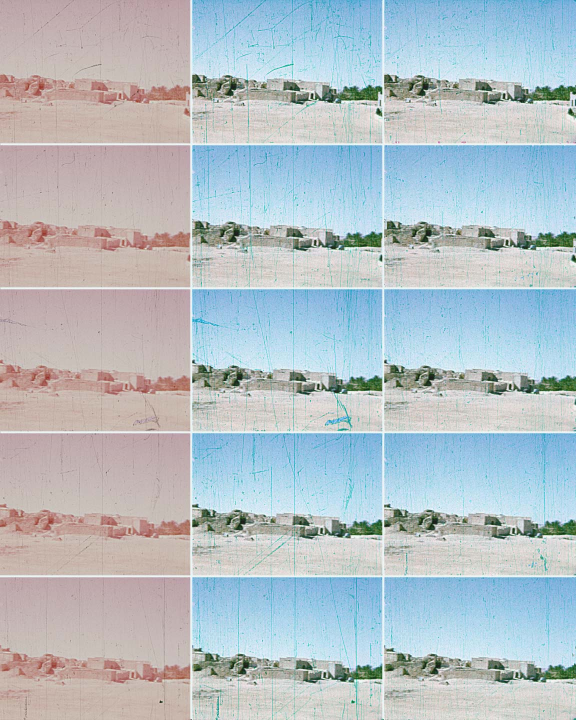
%> input picture film1_big.jpg, 1152 x 1440 px (shown at 1/2 size)
$ octave SubtractionOfColorChanels.m   (GNU Octave 9; MATLAB toolbox functions it lacks are replaced by stand-ins)
%> lines starting %> are read from the running program, lines starting %| are printed output that depends on the picture; in (x1, y1, x2, y2) boxes, pixels count from 0 and x2, y2 are one past the last pixel; in counts of white or black regions, pixels touching at a corner belong together; the program's own positions count from 1
### getImage.m

function im = getImage(imRow, imCol)
%> called with imRow = 1, imCol = 2
im = imread('http://fy.chalmers.se/~romeo/RRY025/mfiles/film1_big.jpg');
%> im is the input picture: size 1440x1152x3 uint8; mean R, G, B 180.5, 191.4, 197.4

width = 383;
wPadding = 1;
height = 287;
hPadding = 2;
if imRow == 1
    if imCol == 1
        im = imcrop(im, [0 0 width height]);
    elseif imCol == 2
        im = imcrop(im, [width+wPadding 0 width height]);
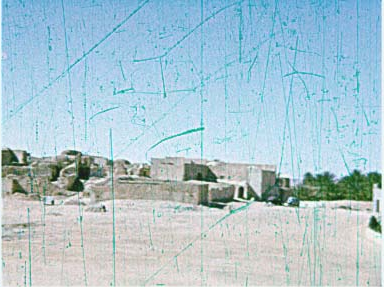
%> im: size 287x384x3 uint8; mean R, G, B 172, 198.2, 208.7
    elseif imCol == 3
        im = imcrop(im, [2*(width+wPadding) 0 width height]);
    end
elseif imRow == 2
    if imCol == 1
        im = imcrop(im, [0 height+hPadding width height]);
    elseif imCol == 2
        im = imcrop(im, [width+wPadding height+hPadding width height]);
    elseif imCol == 3
        im = imcrop(im, [2*(width+wPadding) height+hPadding width height]);
    end
elseif imRow == 3
    if imCol == 1
        im = imcrop(im, [0 2*(height+hPadding) width height]);
    elseif imCol == 2
        im = imcrop(im, [width+wPadding 2*(height+hPadding) width height]);
    elseif imCol == 3
        im = imcrop(im, [2*(width+wPadding) 2*(height+hPadding) width height]);
    end
elseif imRow == 4
    if imCol == 1
        im = imcrop(im, [0 3*(height+hPadding) width height]);
    elseif imCol == 2
        im = imcrop(im, [width+wPadding 3*(height+hPadding) width height]);
    elseif imCol == 3
        im = imcrop(im, [2*(width+wPadding) 3*(height+hPadding) width height]);
    end
end
end

### SubtractionOfColorChanels.m
close all
clc
clear

im = getImage(1,2); % max: 4,3
figure, imshow(im, [])
title('original image')


% Wavelet decomposition
% Get color channels
R = im(:,:,1);
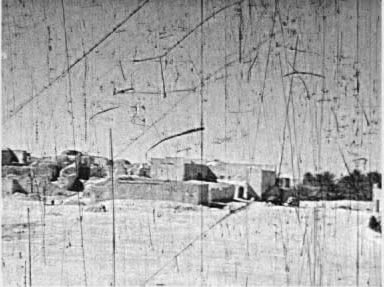
%> R: size 287x384 uint8; min 0, max 255, mean 172
G = im(:,:,2);
B = im(:,:,3);
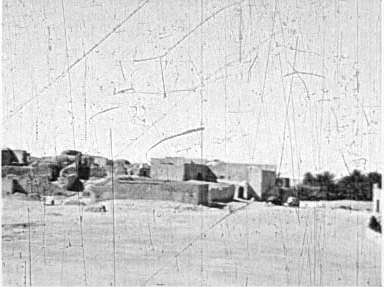
%> B: size 287x384 uint8; min 2, max 255, mean 208.7

% Detect buidlings/background
im_subtracted_RB = R-B;
figure
title('Color subtracted image')
subplot(3,3,1),imshow(im_subtracted_RB, [])
title('R-B')
im_subtracted_RG = R-G;
subplot(3,3,2),imshow(im_subtracted_RG, [])
title('R-G')
im_subtracted = R-R;
%> im_subtracted: size 287x384 uint8; every value is 0
subplot(3,3,3),imshow(im_subtracted, [])
title('R-R')
im_subtracted = G-B;
subplot(3,3,4),imshow(im_subtracted, [])
title('G-B')
im_subtracted = G-G;
subplot(3,3,5),imshow(im_subtracted, [])
title('G-G')
im_subtracted_GR = G-R;
subplot(3,3,6),imshow(im_subtracted_GR, [])
title('G-R')
im_subtracted = B-B;
subplot(3,3,7),imshow(im_subtracted, [])
title('B-B')
im_subtracted = B-G;
subplot(3,3,8),imshow(im_subtracted, [])
title('B-G')
im_subtracted = B-R;
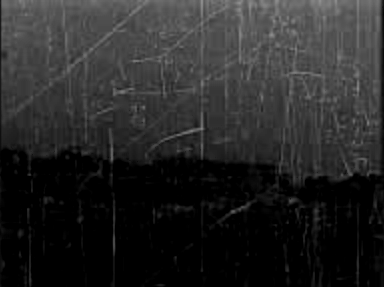
%> im_subtracted: size 287x384 uint8; min 0, max 142, mean 39.5
subplot(3,3,9),imshow(im_subtracted, [])
title('B-R')

[Gmag,Gdir] = imgradient(im_subtracted_GR, 'prewitt');
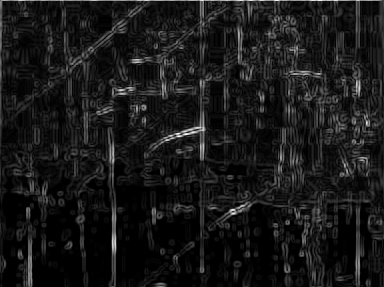
%> Gmag: size 287x384 double; min 0, max 322.1, mean 31.2; drawn with min black and max white
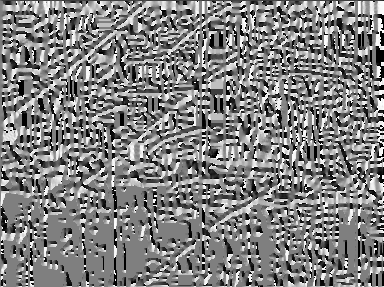
%> Gdir: size 287x384 double; min -180, max 179.8, mean 1.5; drawn with min black and max white
figure, imshow(Gmag, [])
title('Gradient magnitude')

% Convert to binary with thresholding
GmagBinary = Gmag > 0.2*max(Gmag(:));
%> GmagBinary: size 287x384 logical; 12.3% white in thin lines or dots
figure, imshow(GmagBinary, [])
title('binary')

% Try to close the objects with morpholgical operation Closing of binary image by a disk mask of 3 X 3.
GmagBinary = imclose(GmagBinary,strel('disk',1));
%> GmagBinary: size 287x384 logical; 15% white; 339 white regions (239 under 20 px), largest, box (x1, y1, x2, y2) and area: (0, 0, 384, 129) 3444, (339, 105, 383, 178) 910, (139, 29, 196, 99) 895
figure, imshow(GmagBinary, [])
title('morphological closing')

% delete all small noise
GmagBinary = bwareaopen(GmagBinary,10);
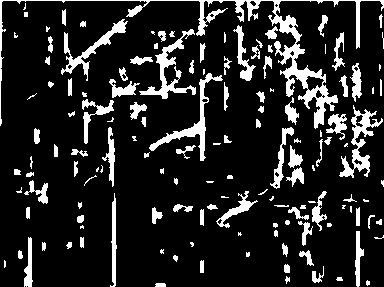
%> GmagBinary: size 287x384 logical; 14.4% white; 141 white regions (41 under 20 px), largest, box (x1, y1, x2, y2) and area: (0, 0, 384, 129) 3444, (339, 105, 383, 178) 910, (139, 29, 196, 99) 895
figure, imshow(GmagBinary, [])
title('Only big dotts')

% Use the mask in the inpaint function to remove masked areas
%> (the run ends here)
